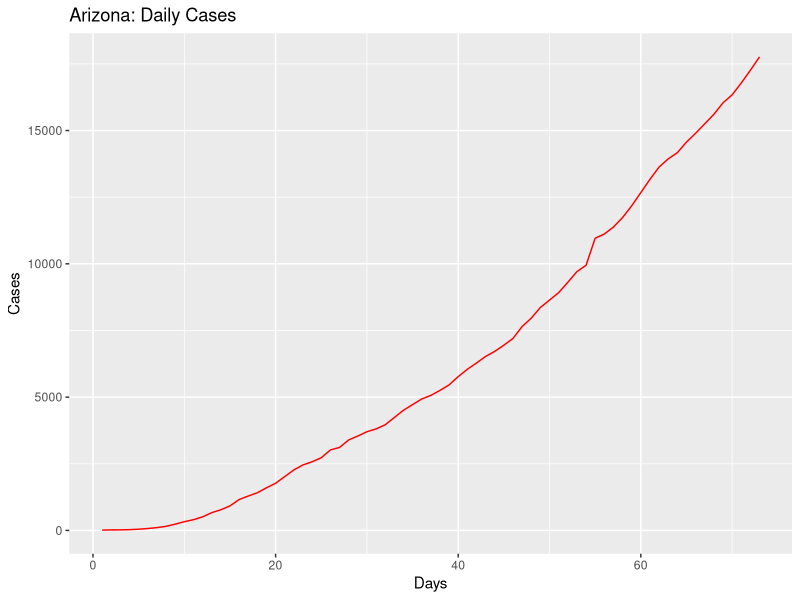
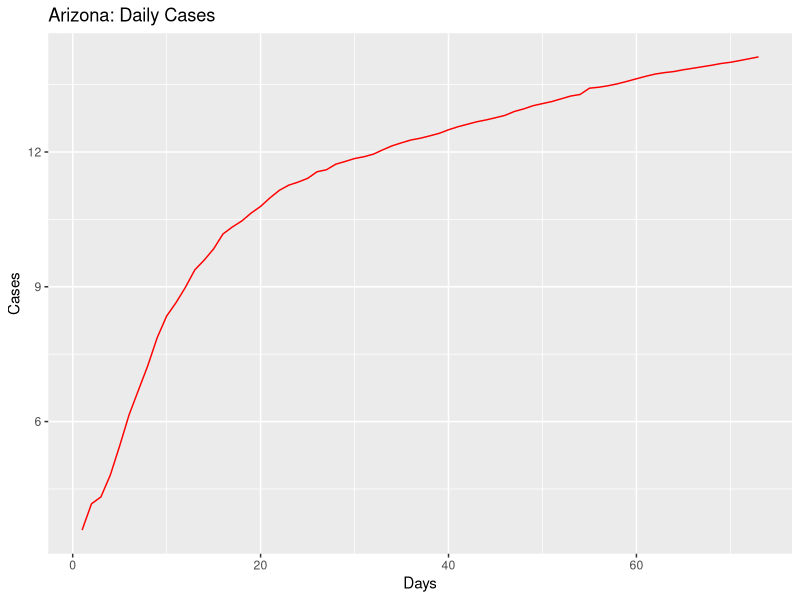
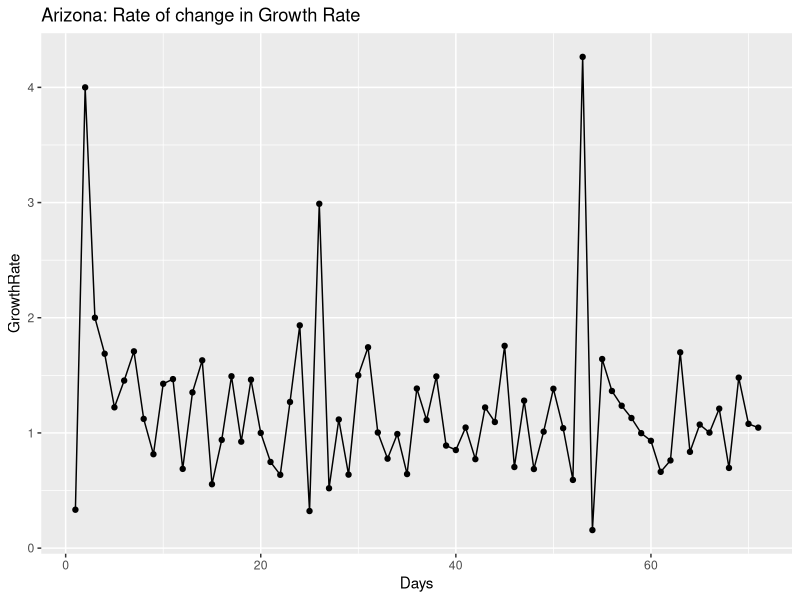
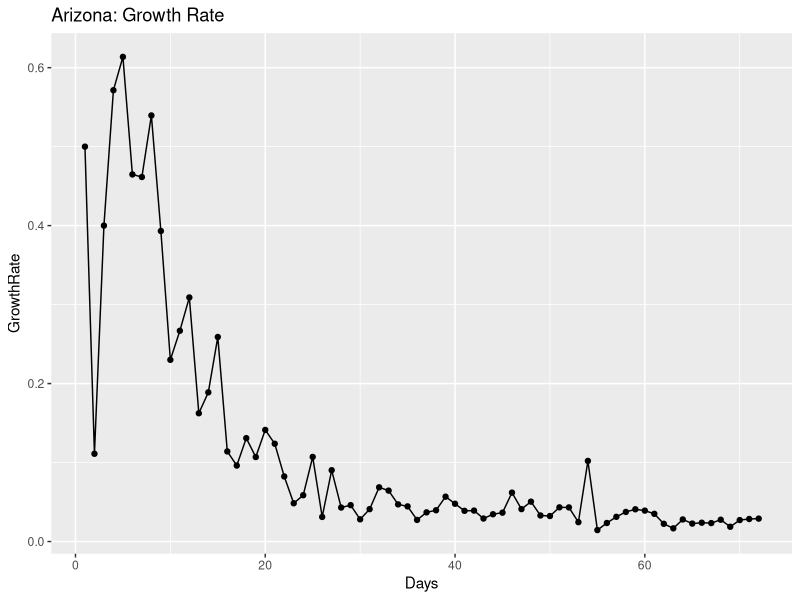
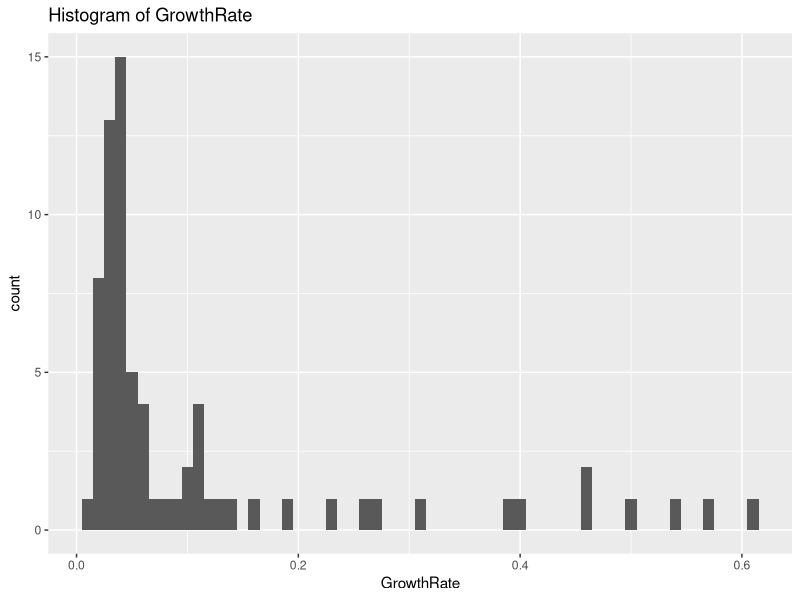
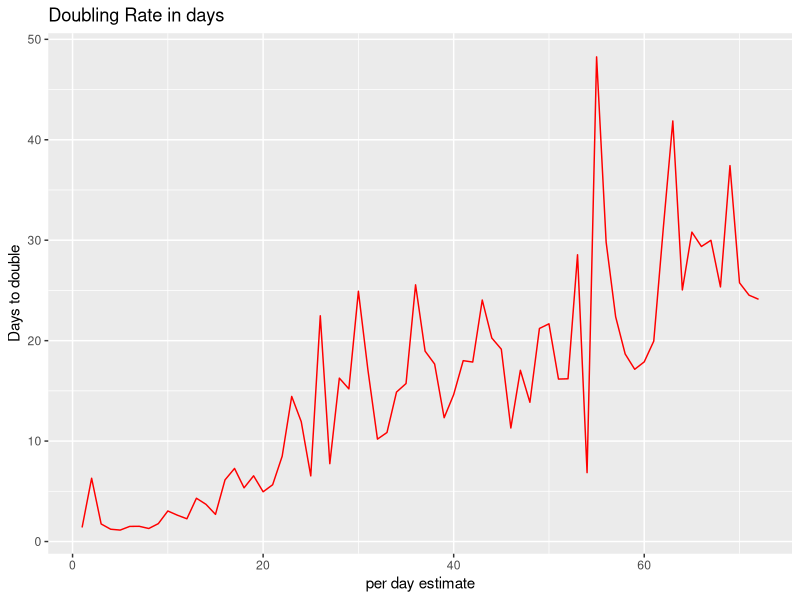
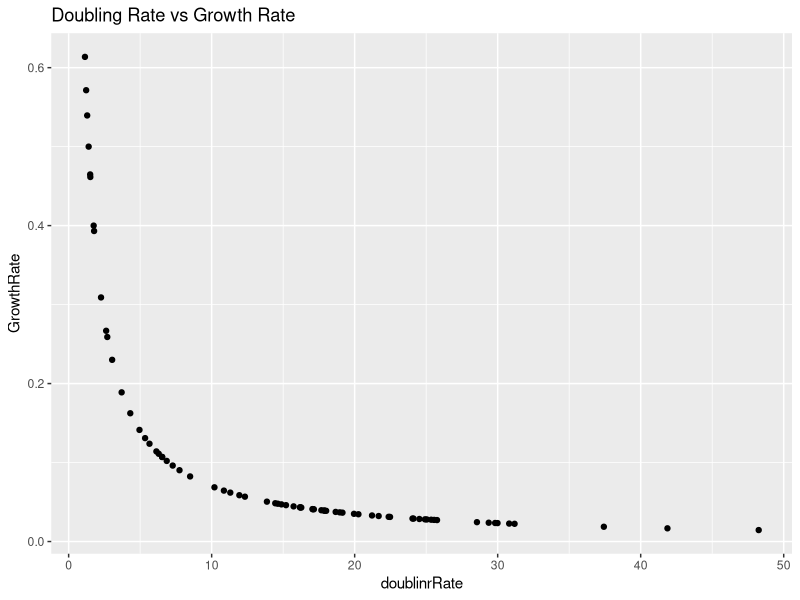
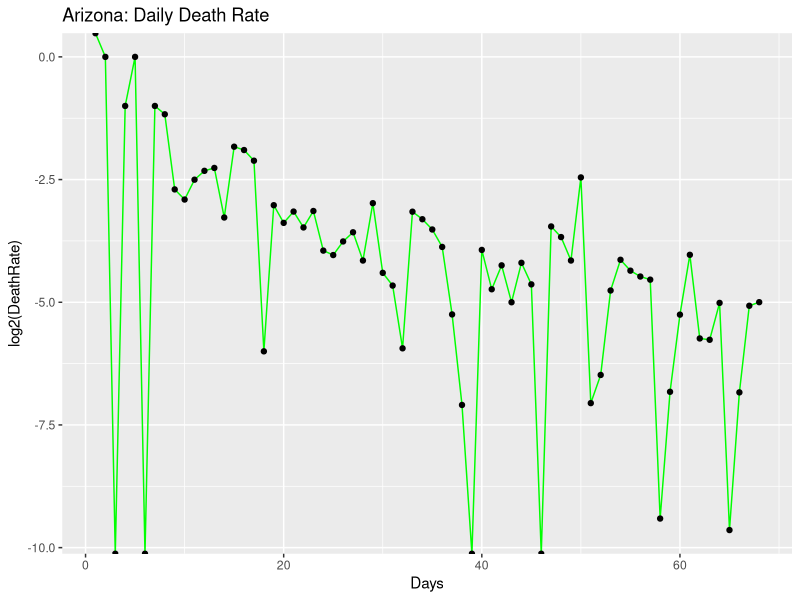

R code for these plots, in order:
## ---- chunk 1
knitr::opts_chunk$set(echo = TRUE)
## ---- chunk 2
library(ggplot2)
library(gridExtra)
library(dplyr)

coronaGrowth <- function(absoluteNumbers){
  growthfactor <- NULL
  absgrowth <- NULL
  for(i in 1:length(absoluteNumbers))
  {
    #print((absoluteNumbers[i]-absoluteNumbers[i+1]/absoluteNumbers[i+1])/absoluteNumbers[i+1])
    growthfactor[i] <- ((absoluteNumbers[i]-absoluteNumbers[i+1]))/(absoluteNumbers[i+1]-absoluteNumbers[i+2])  
    #growthfactor[i] <- ((absoluteNumbers[i]-absoluteNumbers[i+1]))/(absolutenumbers[i])
  }
  
  return (rev(growthfactor))
}

DailyGrowthRate <- function(absoluteNumbers)
{
  growthfactor <- NULL
  absgrowth <- NULL
  for(i in 1:length(absoluteNumbers))
  {
    #print((absoluteNumbers[i]-absoluteNumbers[i+1]/absoluteNumbers[i+1])/absoluteNumbers[i+1])
    growthfactor[i] <- ((absoluteNumbers[i]/absoluteNumbers[i+1]))-1 
    #growthfactor[i] <- ((absoluteNumbers[i]-absoluteNumbers[i+1]))/(absolutenumbers[i])
  }
  
  return (rev(growthfactor))  
}

DoublingRate <- function(absoluteNumbers)
{
  doublingrRate <- NULL
  cumsum <- NULL
  for(i in 1:length(absoluteNumbers))
  {
    
    doublingrRate[i] <- (70/(absoluteNumbers[i]*100))
    
  }
  return ((doublingrRate))  
}

#Calculate the mean and median growth rate:
MeanMediangrowthrate <- function(dataTrend1)
{
  MeanGRTrend <- NULL
  MedianGRTrend <- NULL
  
  for(i in 1:length(dataTrend1$GrowthRate))
  {
    MedianGRTrend[i] <- median(dataTrend1[1:i,"GrowthRate"])
    MeanGRTrend[i] <- mean(dataTrend1[1:i,"GrowthRate"])
  }
  
  dataTrend1$MedianGRT = MedianGRTrend
  dataTrend1$MeanGRT = MeanGRTrend
  
  return(dataTrend1)

}

#Calculate ratio of newdeaths/newcases
newDeathstonewCases <- function(absolutenumbers,totaldeaths)
{
  newCases <- NULL
  newDeaths <- NULL
  for(i in 1:length(absolutenumbers))
  {
    if(i == length(absolutenumbers))
    {
      print("reached the end")
    }else{
     newDeaths[i] = (totaldeaths[i]-totaldeaths[i+1])
     newCases[i] = (absolutenumbers[i]-absolutenumbers[i+1]) 
    }
  }
  

  days <- seq(2:length(absolutenumbers))
 return(data.frame( newDeaths = rev(newDeaths),newCases = rev(newCases),Days = days))
 
}

#Calculate ratio of deaths to totalCases
totalDeathstoCases <- function(absolutenumbers,totaldeaths)
{
  ratio <- NULL
  for(i in 1:length(absolutenumbers))
  {

     ratio[i] = (totaldeaths[i])/(absolutenumbers[i]) 
  }
  
  return(rev(ratio))
}
## ---- chunk 3
#Arizona

absolutenumbers <- c(17763,17262,16783,16339,16039,15608,15252,14897,14566,14170,13937,13631,13169,12673,12176,11736,11380,11119,10960,9945,9707,9305,8919,8640,8364,7962,7648,7202,6948,6716,6526,6280,6045,5769,5459,5251,5064,4929,4719,4507,4234,3962,3806,3702,3539,3393,3112,3018,2726,2575,2456,2269,2019,1769,1598,1413,1289,1157,919,773,665,508,401,326,234,152,104,71,44,28,20,18,12)

totaldeaths <- c(857,831,807,800,799,775,761,747,704,686,680,679,651,623,594,562,542,536,532,450,426,395,362,362,348,330,320,304,293,275,275,273,266,249,229,208,187,184,177,169,150,142,131,122,115,108,97,89,80,73,65,64,52,41,32,29,24,20,17,15,13,9,6,6,3,2,2,1,0,0,0,0,0)

#America
#absolutenumbers <- c(101.7*1000,83.8*1000,65.8*1000,53.7*1000,43.8*1000,33.3*1000,25*1000,19*1000,13.7*1000,7.8*1000,6.4*1000,4.6*1000,3.5*1000,2.7*1000)
## ---- chunk 4
growthrate <- na.exclude(coronaGrowth(absolutenumbers))
days <- seq(1:length(growthrate))
dataTrend <- data.frame(GrowthRate = growthrate,Days = days)
print(dataTrend)
p1 <- ggplot(data=dataTrend, aes(x=Days, y=GrowthRate, group=1)) +ggtitle("Arizona: Rate of change in Growth Rate")+
  geom_line()+
  geom_point()

print(dataTrend)
#print(dataTrend1)




growthrate1 <- na.exclude(DailyGrowthRate(absolutenumbers))
doublingrate1 <- na.exclude(DoublingRate(growthrate1))
days1 <- seq(1:length(growthrate1))
dataTrend1 <- data.frame(GrowthRate = growthrate1,Days = days1,doublinrRate = doublingrate1)
print(dataTrend1)
multiplier <- tail(dataTrend1, n = 1)
pred_val <- (head(absolutenumbers, n = 1)*multiplier[,"GrowthRate"])+head(absolutenumbers, n = 1)

p2 <- ggplot(data=dataTrend1, aes(x=Days, y=GrowthRate, group=1)) +ggtitle("Arizona: Growth Rate")+
  geom_line()+
  geom_point()

days <- seq(1:length(absolutenumbers))
growthrate <- append(growthrate, c(1,1),after = 0)
dataOriginal <- data.frame(Cases = rev(absolutenumbers), Days = days)
p3<- ggplot() +geom_line(data=dataOriginal, aes(x=Days, y=Cases,),color = "Red")+labs(title="Arizona: Daily Cases", y="Cases", x="Days")

p3_log<- ggplot() +geom_line(data=dataOriginal, aes(x=Days, y=log2(Cases)),color = "Red")+labs(title="Arizona: Daily Cases", y="Cases", x="Days")+
  #geom_line(data=dataOriginal, aes(x=Days+1, y=Prediction),color = "Blue")
  geom_point()



# Analyze growth rate to get interval of values
summary(dataTrend1$GrowthRate)
dataTrend1%>%select("GrowthRate")%>%summarise(meanGR = mean(GrowthRate), medianGR = median(GrowthRate), sdGR = sd(GrowthRate))
p4 <- ggplot(data = dataTrend1, aes(x = GrowthRate))+ggtitle("Histogram of GrowthRate")+geom_histogram(binwidth = 0.01)


#Analyze the doubling rate
p5<- ggplot() +geom_line(data=dataTrend1, aes(x=Days, y=doublinrRate),color = "Red")+labs(title="Doubling Rate in days", y="Days to double", x ="per day estimate")+
  #geom_line(data=dataOriginal, aes(x=Days+1, y=Prediction),color = "Blue")
  geom_point()

#Scatter plor of Growthrate versus Doubling Rate
p6 <- ggplot()+geom_point(data = dataTrend1, aes(x = doublinrRate, y = GrowthRate))+labs(title = "Doubling Rate vs Growth Rate")

dataTrend1 <- MeanMediangrowthrate(dataTrend1 = dataTrend1)

#Median growth rate trend 
#Median growth rate trend 
p7 <- ggplot()+geom_line(data = dataTrend1, aes(x = Days, y = MedianGRT),color = "Blue")+labs(title = "Arizona Median(BLUE)VsMean(RED) Growth Rate")+geom_line(data=dataTrend1, aes(x=Days , y=MeanGRT),color = "Red")


deathrate1 <- na.exclude(DailyGrowthRate(totaldeaths))
doublingdeathrate1 <- na.exclude(DoublingRate(deathrate1))
days1 <- seq(1:length(deathrate1))
dataDeathTrend1 <- data.frame(DeathRate = deathrate1,Days = days1,doublinrRate = doublingdeathrate1)
#print(dataDeathTrend1)
#multiplier <- tail(totaldeaths, n = 1)
#pred_val <- (head(dataDeathTrend1, n = 1)*multiplier[,"DeathRate"])+head(dataDeathTrend1, n = 1)

p8 <- ggplot(data=dataDeathTrend1, aes(x=Days, y=log2(DeathRate), group=1)) +ggtitle("Arizona: Daily Death Rate")+
  geom_line(color = "Green")+
  geom_point()


rationewdeathtocases <- newDeathstonewCases(absolutenumbers,totaldeaths)

p9 <- ggplot(data=rationewdeathtocases, aes(x=Days, y=log2(newCases), group=1)) +ggtitle("Arizona:newCases(Orange)")+
  geom_line(color = "Orange")+geom_point()

totaldeathstocases <- totalDeathstoCases(absolutenumbers,totaldeaths)
days <- seq(1:length(absolutenumbers))
datatotaldeathstocasesTrend <- data.frame(ratio = totaldeathstocases,Days = days)
#Scatter plot of totalcases to totaldeaths
p10 <- ggplot(data=datatotaldeathstocasesTrend, aes(x=Days, y=ratio, group=1)) +ggtitle("Arizona: TotalDeaths/TotalCases")+
  geom_line(color = "Yellow")+
  geom_point()

#Confidence Interval for mean population GrowthRate:
meanGR = mean(dataTrend1$GrowthRate)
sdGR = sd(dataTrend1$GrowthRate)

uppperlimitGR= meanGR+sdGR
lowerlimitGR = meanGR-sdGR

#Predictions based on: Current Growth Rate, MeanGrowth Rate, Upper GrowthRate, Lower GrowthRate
pred_val_Current <- (head(absolutenumbers, n = 1)*multiplier[,"GrowthRate"])+head(absolutenumbers, n = 1)
pred_val_MeanGR <- (head(absolutenumbers, n = 1)*meanGR)+head(absolutenumbers, n = 1)
pred_val_upperGR <- (head(absolutenumbers, n = 1)*uppperlimitGR)+head(absolutenumbers, n = 1)
pred_val_lowerGR <- (head(absolutenumbers, n = 1)*lowerlimitGR)+head(absolutenumbers, n = 1)

print("Current GR:")
print(multiplier[,"GrowthRate"])
print(pred_val_Current)

print("Mean GR:")
print(meanGR)
print(pred_val_MeanGR)

print("Upperlimit GR:")
print(uppperlimitGR)
print(pred_val_upperGR)

print("Lowerlimit GR:")
print(lowerlimitGR)
print(pred_val_lowerGR)

#Doubling rate:-
DRCurrent <- round(70/(meanGR*100),digits = 0)
DRMedian <- round(70/(median(dataTrend1$GrowthRate)*100),digits = 0)
latestDRCurrent <- round(tail(dataTrend1$doublinrRate,n=1),digits = 0)

## ---- chunk 5
#grid.arrange(p3,p3_log,p1,p2,p4,p5,p6,nrow = 4, ncol = 2)
print(p3)
print(p3_log)
print(p1)
print(p2)
print(p4)
print(p5)
print(p6)
print(p8)
print(p9)
print(p10)
print(p7)
## ---- chunk 6
library(ggplot2)
library(gridExtra)
library(dplyr)

coronaGrowth <- function(absoluteNumbers){
  growthfactor <- NULL
  absgrowth <- NULL
  for(i in 1:length(absoluteNumbers))
  {
    #print((absoluteNumbers[i]-absoluteNumbers[i+1]/absoluteNumbers[i+1])/absoluteNumbers[i+1])
    growthfactor[i] <- ((absoluteNumbers[i]-absoluteNumbers[i+1]))/(absoluteNumbers[i+1]-absoluteNumbers[i+2])  
    #growthfactor[i] <- ((absoluteNumbers[i]-absoluteNumbers[i+1]))/(absolutenumbers[i])
  }
  
  return (rev(growthfactor))
}

DailyGrowthRate <- function(absoluteNumbers)
{
  growthfactor <- NULL
  absgrowth <- NULL
  for(i in 1:length(absoluteNumbers))
  {
    #print((absoluteNumbers[i]-absoluteNumbers[i+1]/absoluteNumbers[i+1])/absoluteNumbers[i+1])
    growthfactor[i] <- ((absoluteNumbers[i]/absoluteNumbers[i+1]))-1 
    #growthfactor[i] <- ((absoluteNumbers[i]-absoluteNumbers[i+1]))/(absolutenumbers[i])
  }
  
  return (rev(growthfactor))  
}

DoublingRate <- function(absoluteNumbers)
{
  doublingrRate <- NULL
  cumsum <- NULL
  for(i in 1:length(absoluteNumbers))
  {
    
    doublingrRate[i] <- (70/(absoluteNumbers[i]*100))
    
  }
  return ((doublingrRate))  
}

#Calculate the mean and median growth rate:
MeanMediangrowthrate <- function(dataTrend1)
{
  MeanGRTrend <- NULL
  MedianGRTrend <- NULL
  
  for(i in 1:length(dataTrend1$GrowthRate))
  {
    MedianGRTrend[i] <- median(dataTrend1[1:i,"GrowthRate"])
    MeanGRTrend[i] <- mean(dataTrend1[1:i,"GrowthRate"])
  }
  
  dataTrend1$MedianGRT = MedianGRTrend
  dataTrend1$MeanGRT = MeanGRTrend
  
  return(dataTrend1)

}

# #Calculate ratio of newdeaths/newcases
# newDeathstonewCases <- function(absolutenumbers,totaldeaths)
# {
#   ratio <- NULL
#   for(i in 1:length(absolutenumbers))
#   {
#     if(i == length(absolutenumbers))
#     {
#       print("reached the end")
#     }else{
#      ratio[i] = (totaldeaths[i]-totaldeaths[i+1])/(absolutenumbers[i]-absolutenumbers[i+1]) 
#     }
#   }
#   
#   return(rev(ratio))
# }

#Calculate ratio of newdeaths/newcases
newDeathstonewCases <- function(absolutenumbers,totaldeaths)
{
  newCases <- NULL
  newDeaths <- NULL
  for(i in 1:length(absolutenumbers))
  {
    if(i == length(absolutenumbers))
    {
      print("reached the end")
    }else{
     newDeaths[i] = (totaldeaths[i]-totaldeaths[i+1])
     newCases[i] = (absolutenumbers[i]-absolutenumbers[i+1]) 
    }
  }
  

  days <- seq(2:length(absolutenumbers))
 return(data.frame( newDeaths = rev(newDeaths),newCases = rev(newCases),Days = days))
 
}

#Calculate ratio of deaths to totalCases
totalDeathstoCases <- function(absolutenumbers,totaldeaths)
{
  ratio <- NULL
  for(i in 1:length(absolutenumbers))
  {

     ratio[i] = (totaldeaths[i])/(absolutenumbers[i]) 
  }
  
  return(rev(ratio))
}

## ---- chunk 7
#Arizona
#absolutenumbers <- c(773,665,508,401,326,234,152,104,71,44,28,20,18,12)

#America

absolutenumbers <- c(1768461,1745803,1725275,1686436,1666828,1645094,1618908,1592723,1570583,1550294,1527664,1507773,1484285,1451666,1419048,1406797,1376317,1367638,1347309,1321785,1277606,1252584,1237633,1201188,1188122,1160774,1131030,1094464,1048834,1035765,1002963,975.798*1000,945.249*1000,903.775*1000,876.156*1000,831.086*1000,804.759*1000,792.913*1000,762.896*1000,726.856*1000,686.431*1000,654.343*1000,622.412*1000,591.285*1000,573.138*1000,545.934*1000,521.623*1000,489.646*1000,454.615*1000,418.451*1000,386.571*1000,355.834*1000,327.871*1000,300.432*1000,265.506*1000,235.281*1000,205.035*1000,176.518*1000,145.369*1000,133.094*1000,123.578*1000,101.7*1000,83.8*1000,65.8*1000,53.7*1000,43.8*1000,33.3*1000,25*1000,19*1000,13.7*1000,7.8*1000,6.4*1000,4.6*1000,3.5*1000,2.7*1000)

totaldeaths <- c(103330,102107,100572,99300,98683,97647,96292,94936,93533,91981,90978,90113,88507,86395,84243,83284,81157,80787,80037,78615,76052,73797,72271,69142,68598,67444,65753,63287,60495,59266,56387,54941,53243,50988,49648,46249,43995,42517,40495,38200,35578,33490,27549,24618,22930,21474,20057,18325,16691,14791,12851,10880,9622,8457,7127,6081,5107,4057,3143,2585,2222,1697,1296,1028,781,556,414,301,255,206,150,110,87,69,57,48,41,38,30,26,22,19,15,12,11,9,6,1,1)




## ---- chunk 8
growthrate <- na.exclude(coronaGrowth(absolutenumbers))
days <- seq(1:length(growthrate))
dataTrend <- data.frame(GrowthRate = growthrate,Days = days)
print(dataTrend)
p1 <- ggplot(data=dataTrend, aes(x=Days, y=GrowthRate, group=1)) +ggtitle("US: Rate of change in Growth Rate")+
  geom_line()+
  geom_point()

print(dataTrend)
#print(dataTrend1)




growthrate1 <- na.exclude(DailyGrowthRate(absolutenumbers))
doublingrate1 <- na.exclude(DoublingRate(growthrate1))
days1 <- seq(1:length(growthrate1))
dataTrend1 <- data.frame(GrowthRate = growthrate1,Days = days1,doublinrRate = doublingrate1)
print(dataTrend1)
multiplier <- tail(dataTrend1, n = 1)
pred_val <- (head(absolutenumbers, n = 1)*multiplier[,"GrowthRate"])+head(absolutenumbers, n = 1)

p2 <- ggplot(data=dataTrend1, aes(x=Days, y=GrowthRate, group=1)) +ggtitle("US: Growth Rate")+
  geom_line()+
  geom_point()

days <- seq(1:length(absolutenumbers))
growthrate <- append(growthrate, c(1,1),after = 0)
dataOriginal <- data.frame(Cases = rev(absolutenumbers), Days = days)
p3<- ggplot() +geom_line(data=dataOriginal, aes(x=Days, y=Cases,),color = "Red")+labs(title="US: Daily Cases", y="Cases", x="Days")

p3_log<- ggplot() +geom_line(data=dataOriginal, aes(x=Days, y=log2(Cases)),color = "Red")+labs(title="US: Daily Cases", y="Cases", x="Days")+
  #geom_line(data=dataOriginal, aes(x=Days+1, y=Prediction),color = "Blue")
  geom_point()



# Analyze growth rate to get interval of values
summary(dataTrend1$GrowthRate)
dataTrend1%>%select("GrowthRate")%>%summarise(meanGR = mean(GrowthRate), medianGR = median(GrowthRate), sdGR = sd(GrowthRate))
p4 <- ggplot(data = dataTrend1, aes(x = GrowthRate))+ggtitle("Histogram of GrowthRate")+geom_histogram(binwidth = 0.01)


#Analyze the doubling rate
p5<- ggplot() +geom_line(data=dataTrend1, aes(x=Days, y=doublinrRate),color = "Red")+labs(title="Doubling Rate in days", y="Days to double", x ="per day estimate")+
  #geom_line(data=dataOriginal, aes(x=Days+1, y=Prediction),color = "Blue")
  geom_point()

#Scatter plor of Growthrate versus Doubling Rate
p6 <- ggplot()+geom_point(data = dataTrend1, aes(x = doublinrRate, y = GrowthRate))+labs(title = "Doubling Rate vs Growth Rate")

dataTrend1 <- MeanMediangrowthrate(dataTrend1 = dataTrend1)


#Median growth rate trend 
#Median growth rate trend 
p7 <- ggplot()+geom_line(data = dataTrend1, aes(x = Days, y = MedianGRT),color = "Blue")+labs(title = "US Median(BLUE)VsMean(RED) Growth Rate")+geom_line(data=dataTrend1, aes(x=Days , y=MeanGRT),color = "Red")

deathrate1 <- na.exclude(DailyGrowthRate(totaldeaths))
doublingdeathrate1 <- na.exclude(DoublingRate(deathrate1))
days1 <- seq(1:length(deathrate1))
dataDeathTrend1 <- data.frame(DeathRate = deathrate1,Days = days1,doublinrRate = doublingdeathrate1)
#print(dataDeathTrend1)
#multiplier <- tail(totaldeaths, n = 1)
#pred_val <- (head(dataDeathTrend1, n = 1)*multiplier[,"DeathRate"])+head(dataDeathTrend1, n = 1)

p8 <- ggplot(data=dataDeathTrend1, aes(x=Days, y=log2(DeathRate), group=1)) +ggtitle("US: Daily Death Rate")+
  geom_line(color = "Green")+
  geom_point()

rationewdeathtocases <- newDeathstonewCases(absolutenumbers,totaldeaths)

p9 <- ggplot(data=rationewdeathtocases, aes(x=Days, y=log2(newCases), group=1)) +ggtitle("US:newCases(Orange)")+
  geom_line(color = "Orange")+geom_point()
totaldeathstocases <- totalDeathstoCases(absolutenumbers,totaldeaths)
days <- seq(1:length(absolutenumbers))
datatotaldeathstocasesTrend <- data.frame(ratio = totaldeathstocases,Days = days)
#Scatter plot of totalcases to totaldeaths
p10 <- ggplot(data=datatotaldeathstocasesTrend, aes(x=Days, y=ratio, group=1)) +ggtitle("US: TotalDeaths/TotalCases")+
  geom_line(color = "Yellow")+
  geom_point()
#Confidence Interval for mean population GrowthRate:
meanGR = mean(dataTrend1$GrowthRate)
sdGR = sd(dataTrend1$GrowthRate)

uppperlimitGR= meanGR+sdGR
lowerlimitGR = meanGR-sdGR

#Predictions based on: Current Growth Rate, MeanGrowth Rate, Upper GrowthRate, Lower GrowthRate
pred_val_Current <- (head(absolutenumbers, n = 1)*multiplier[,"GrowthRate"])+head(absolutenumbers, n = 1)
pred_val_MeanGR <- (head(absolutenumbers, n = 1)*meanGR)+head(absolutenumbers, n = 1)
pred_val_upperGR <- (head(absolutenumbers, n = 1)*uppperlimitGR)+head(absolutenumbers, n = 1)
pred_val_lowerGR <- (head(absolutenumbers, n = 1)*lowerlimitGR)+head(absolutenumbers, n = 1)

print("Current GR:")
print(multiplier[,"GrowthRate"])
print(pred_val_Current)

print("Mean GR:")
print(meanGR)
print(pred_val_MeanGR)

print("Upperlimit GR:")
print(uppperlimitGR)
print(pred_val_upperGR)

print("Lowerlimit GR:")
print(lowerlimitGR)
print(pred_val_lowerGR)

#Doubling rate:-
DRCurrent <- round(70/(meanGR*100),digits = 0)
DRMedian <- round(70/(median(dataTrend1$GrowthRate)*100),digits = 0)
latestDRCurrent <- round(tail(dataTrend1$doublinrRate,n=1),digits = 0)

## ---- chunk 9
#grid.arrange(p3,p3_log,p1,p2,p4,p5,p6,nrow = 4, ncol = 2)
print(p3)
print(p3_log)
print(p1)
print(p2)
print(p4)
print(p5)
print(p6)
print(p8)
print(p9)
print(p10)
print(p7)
## ---- chunk 10
library(ggplot2)
library(gridExtra)
library(dplyr)

coronaGrowth <- function(absoluteNumbers){
  growthfactor <- NULL
  absgrowth <- NULL
  for(i in 1:length(absoluteNumbers))
  {
    #print((absoluteNumbers[i]-absoluteNumbers[i+1]/absoluteNumbers[i+1])/absoluteNumbers[i+1])
    growthfactor[i] <- ((absoluteNumbers[i]-absoluteNumbers[i+1]))/(absoluteNumbers[i+1]-absoluteNumbers[i+2])  
    #growthfactor[i] <- ((absoluteNumbers[i]-absoluteNumbers[i+1]))/(absolutenumbers[i])
  }
  
  return (rev(growthfactor))
}

DailyGrowthRate <- function(absoluteNumbers)
{
  growthfactor <- NULL
  absgrowth <- NULL
  for(i in 1:length(absoluteNumbers))
  {
    #print((absoluteNumbers[i]-absoluteNumbers[i+1]/absoluteNumbers[i+1])/absoluteNumbers[i+1])
    growthfactor[i] <- ((absoluteNumbers[i]/absoluteNumbers[i+1]))-1 
    #growthfactor[i] <- ((absoluteNumbers[i]-absoluteNumbers[i+1]))/(absolutenumbers[i])
  }
  
  return (rev(growthfactor))  
}

DoublingRate <- function(absoluteNumbers)
{
  doublingrRate <- NULL
  cumsum <- NULL
  for(i in 1:length(absoluteNumbers))
  {
    
    doublingrRate[i] <- (70/(absoluteNumbers[i]*100))
    
  }
  return ((doublingrRate))  
}

#Calculate the mean and median growth rate:
MeanMediangrowthrate <- function(dataTrend1)
{
  MeanGRTrend <- NULL
  MedianGRTrend <- NULL
  
  for(i in 1:length(dataTrend1$GrowthRate))
  {
    MedianGRTrend[i] <- median(dataTrend1[1:i,"GrowthRate"])
    MeanGRTrend[i] <- mean(dataTrend1[1:i,"GrowthRate"])
  }
  
  dataTrend1$MedianGRT = MedianGRTrend
  dataTrend1$MeanGRT = MeanGRTrend
  
  return(dataTrend1)

}

#Calculate ratio of newdeaths/newcases
# newDeathstonewCases <- function(absolutenumbers,totaldeaths)
# {
#   ratio <- NULL
#   for(i in 1:length(absolutenumbers))
#   {
#     if(i == length(absolutenumbers))
#     {
#       print("reached the end")
#     }else{
#      ratio[i] = (totaldeaths[i]-totaldeaths[i+1])/(absolutenumbers[i]-absolutenumbers[i+1]) 
#     }
#   }
#   
#   return(rev(ratio))
# }

#Calculate ratio of newdeaths/newcases
newDeathstonewCases <- function(absolutenumbers,totaldeaths)
{
  newCases <- NULL
  newDeaths <- NULL
  for(i in 1:length(absolutenumbers))
  {
    if(i == length(absolutenumbers))
    {
      print("reached the end")
    }else{
     newDeaths[i] = (totaldeaths[i]-totaldeaths[i+1])
     newCases[i] = (absolutenumbers[i]-absolutenumbers[i+1]) 
    }
  }
  

  days <- seq(2:length(absolutenumbers))
 return(data.frame( newDeaths = rev(newDeaths),newCases = rev(newCases),Days = days))
 
}

#Calculate ratio of deaths to totalCases
totalDeathstoCases <- function(absolutenumbers,totaldeaths)
{
  ratio <- NULL
  for(i in 1:length(absolutenumbers))
  {

     ratio[i] = (totaldeaths[i])/(absolutenumbers[i]) 
  }
  
  return(rev(ratio))
}
## ---- chunk 11
#Arizona
#absolutenumbers <- c(773,665,508,401,326,234,152,104,71,44,28,20,18,12)

#America
absolutenumbers <- c(165386,158086,150793,138536,131423,124794,118411,112028,106475,103935,95698,90648,85784,81920,78055,74243,70765,67161,62808,59695,56325,52987,49400,44870,42505,39699,37257,34862,31787,31324,29451,26917,24942,24434,21797,20471,18985,18601,14792,13835,12759,12320,10941,9635,9166,8339,7598,6653,5749,5311,4778,3588,3082,2567,2341,1637,1397,1251,1071,1024,987,887,727,657,536,499,396,332,249,194,169,143,129,114,100,82,74,62,62,47,40,34,31,30,29,7,6,3,3,3,3,3,3,3,3,3,3,3,3,3,3,3)

totaldeaths <- c(4711,4534,4344,4024,3868,3726,3580,3434,3302,3216,3025,3871,2753,2652,2551,2415,2294,2212,2101,1985,1889,1785,1693,1452,1391,1323,1223,1154,1008,1008,939,826,780,780,686,652,603,592,488,452,423,405,368,331,325,288,246,227,178,160,136,118,99,86,72,58,35,27,24,20,20,12,10,10,7,5,5,4,3,3,2,2,2,2,1,0,0,0,0,0,0,0,0,0,0,0,0,0,0,0,0,0,0,0,0,0,0,0,0,0,0,0)
## ---- chunk 12
growthrate <- na.exclude(coronaGrowth(absolutenumbers))
days <- seq(1:length(growthrate))
dataTrend <- data.frame(GrowthRate = growthrate,Days = days)
print(dataTrend)
p1 <- ggplot(data=dataTrend, aes(x=Days, y=GrowthRate, group=1)) +ggtitle("US: Rate of change in Growth Rate")+
  geom_line()+
  geom_point()

print(dataTrend)
#print(dataTrend1)




growthrate1 <- na.exclude(DailyGrowthRate(absolutenumbers))
doublingrate1 <- na.exclude(DoublingRate(growthrate1))
days1 <- seq(1:length(growthrate1))
dataTrend1 <- data.frame(GrowthRate = growthrate1,Days = days1,doublinrRate = doublingrate1)
print(dataTrend1)
multiplier <- tail(dataTrend1, n = 1)
pred_val <- (head(absolutenumbers, n = 1)*multiplier[,"GrowthRate"])+head(absolutenumbers, n = 1)

p2 <- ggplot(data=dataTrend1, aes(x=Days, y=GrowthRate, group=1)) +ggtitle("India: Growth Rate")+
  geom_line()+
  geom_point()

days <- seq(1:length(absolutenumbers))
growthrate <- append(growthrate, c(1,1),after = 0)
dataOriginal <- data.frame(Cases = rev(absolutenumbers), Days = days)
p3<- ggplot() +geom_line(data=dataOriginal, aes(x=Days, y=Cases,),color = "Red")+labs(title="India: Daily Cases", y="Cases", x="Days")

p3_log<- ggplot() +geom_line(data=dataOriginal, aes(x=Days, y=log2(Cases)),color = "Red")+labs(title="India: Daily Cases", y="Cases", x="Days")+
  #geom_line(data=dataOriginal, aes(x=Days+1, y=Prediction),color = "Blue")
  geom_point()



# Analyze growth rate to get interval of values
summary(dataTrend1$GrowthRate)
dataTrend1%>%select("GrowthRate")%>%summarise(meanGR = mean(GrowthRate), medianGR = median(GrowthRate), sdGR = sd(GrowthRate))
p4 <- ggplot(data = dataTrend1, aes(x = GrowthRate))+ggtitle("Histogram of GrowthRate")+geom_histogram(binwidth = 0.01)


#Analyze the doubling rate
p5<- ggplot() +geom_line(data=dataTrend1, aes(x=Days, y=doublinrRate),color = "Red")+labs(title="Doubling Rate in days", y="Days to double", x ="per day estimate")+
  #geom_line(data=dataOriginal, aes(x=Days+1, y=Prediction),color = "Blue")
  geom_point()

#Scatter plor of Growthrate versus Doubling Rate
p6 <- ggplot()+geom_point(data = dataTrend1, aes(x = doublinrRate, y = GrowthRate))+labs(title = "Doubling Rate vs Growth Rate")

dataTrend1 <- MeanMediangrowthrate(dataTrend1 = dataTrend1)


#Median growth rate trend 
p7 <- ggplot()+geom_line(data = dataTrend1, aes(x = Days, y = MedianGRT),color = "Blue")+labs(title = "India Median(BLUE)VsMean(RED) Growth Rate")+geom_line(data=dataTrend1, aes(x=Days , y=MeanGRT),color = "Red")

deathrate1 <- na.exclude(DailyGrowthRate(totaldeaths))
doublingdeathrate1 <- na.exclude(DoublingRate(deathrate1))
days1 <- seq(1:length(deathrate1))
dataDeathTrend1 <- data.frame(DeathRate = deathrate1,Days = days1,doublinrRate = doublingdeathrate1)
#print(dataDeathTrend1)
#multiplier <- tail(totaldeaths, n = 1)
#pred_val <- (head(dataDeathTrend1, n = 1)*multiplier[,"DeathRate"])+head(dataDeathTrend1, n = 1)

p8 <- ggplot(data=dataDeathTrend1, aes(x=Days, y=log2(DeathRate), group=1)) +ggtitle("India: Daily Death Rate")+
  geom_line(color = "Green")+
  geom_point()

rationewdeathtocases <- newDeathstonewCases(absolutenumbers,totaldeaths)

p9 <- ggplot(data=rationewdeathtocases, aes(x=Days, y=log2(newCases), group=1)) +ggtitle("India:newCases(Orange)")+
  geom_line(color = "Orange")+geom_point()

totaldeathstocases <- totalDeathstoCases(absolutenumbers,totaldeaths)
days <- seq(1:length(absolutenumbers))
datatotaldeathstocasesTrend <- data.frame(ratio = totaldeathstocases,Days = days)
#Scatter plot of totalcases to totaldeaths
p10 <- ggplot(data=datatotaldeathstocasesTrend, aes(x=Days, y=ratio, group=1)) +ggtitle("India: TotalDeaths/TotalCases")+
  geom_line(color = "Yellow")+
  geom_point()

#Confidence Interval for mean population GrowthRate:
meanGR = mean(dataTrend1$GrowthRate)
sdGR = sd(dataTrend1$GrowthRate)

uppperlimitGR= meanGR+sdGR
lowerlimitGR = meanGR-sdGR

#Predictions based on: Current Growth Rate, MeanGrowth Rate, Upper GrowthRate, Lower GrowthRate
pred_val_Current <- (head(absolutenumbers, n = 1)*multiplier[,"GrowthRate"])+head(absolutenumbers, n = 1)
pred_val_MeanGR <- (head(absolutenumbers, n = 1)*meanGR)+head(absolutenumbers, n = 1)
pred_val_upperGR <- (head(absolutenumbers, n = 1)*uppperlimitGR)+head(absolutenumbers, n = 1)
pred_val_lowerGR <- (head(absolutenumbers, n = 1)*lowerlimitGR)+head(absolutenumbers, n = 1)

print("Current GR:")
print(multiplier[,"GrowthRate"])
print(pred_val_Current)

print("Mean GR:")
print(meanGR)
print(pred_val_MeanGR)

print("Upperlimit GR:")
print(uppperlimitGR)
print(pred_val_upperGR)

print("Lowerlimit GR:")
print(lowerlimitGR)
print(pred_val_lowerGR)

#Doubling rate:-
DRCurrent <- round(70/(meanGR*100),digits = 0)
DRMedian <- round(70/(median(dataTrend1$GrowthRate)*100),digits = 0)
latestDRCurrent <- round(tail(dataTrend1$doublinrRate,n=1),digits = 0)

## ---- chunk 13
#grid.arrange(p3,p3_log,p1,p2,p4,p5,p6,nrow = 4, ncol = 2)
print(p3)
print(p3_log)
print(p1)
print(p2)
print(p4)
print(p5)
print(p6)
print(p8)
print(p9)
print(p10)
print(p7)
